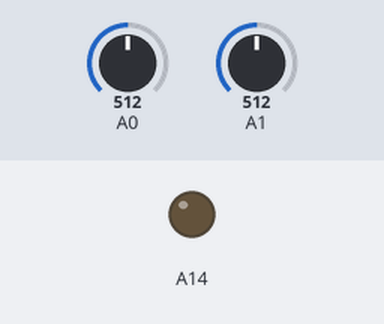
Bench run of a sketch on a simulated Arduino Mega 2560, built with avr-gcc and run on an emulated ATmega2560. Shown: output pins drawn as LEDs (lit = HIGH). The inputs (shaded band) are chosen by the test bench; at power-on: A1 = 512, A0 = 512.

Above: at 1.2 s.
1.3 s: A1 set to 22
At 1.66 s:
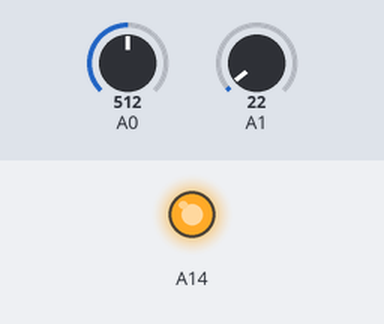
Timing chart, 0 to 35.9 s (numbered marks = the images above; inputs shaded):
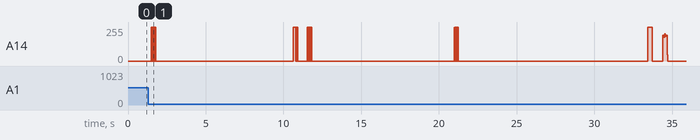

The sketch:

__CV_ModuloFM_switchHit8.ino
```cpp
unsigned long mod;
unsigned long freq;
int analog0;
int analog1;
unsigned long debounce = millis();
byte switchHit;
byte switchSeq[32] = {0, 1, 2, 3, 0, 1, 5, 4,
                      0, 6, 1, 5, 0, 1, 8, 7,
                      0, 9, 9, 10,0, 11, 5, 4,
                      0, 6, 12, 5, 0, 12, 8, 13};

void setup(){}

void loop(){
  analog0 = analogRead(A0);
  analog1 = analogRead(A1);

  if(analog0 > 500 && millis() > debounce + 300){
    switchHit = (switchHit + 1) % 32;
    debounce = millis();}

  switch(switchSeq[switchHit]){
  //switch(13){
  case 0:
    freq = analog1/16;
    mod = analog0/16;
    analogWrite(A14, (((micros()%mod)^4)%freq));
    break;
  case 1:
    freq = analog1/64;
    mod = analog0*16;
    analogWrite(A14, ((micros()+mod)%freq^20));
    break;
  case 2:
    freq = analog1^16;
    mod = analog0^8;
    delayMicroseconds(mod);
    analogWrite(A14, (micros()%freq)%64);
    break;
  case 3:
    freq = analog1/8;
    mod = analog0/4;
    delayMicroseconds(mod);
    analogWrite(A14, (micros()%freq)/2);
    break;
  case 4:
    freq = analog1/32;
    mod = analog0/16;
    analogWrite(A14, ((micros()+mod)%freq));
    break;
  case 5:
    for(int redic = 0; redic < 16; redic++){
    for(int freq = 0; freq < analog0/16; freq++){
    for(int i = 0; i < redic * analog0/128; i++){
      delayMicroseconds(freq/(redic^4));
      analogWrite(A14,i/2);}}}
      break;
   case 6:
      for(int redic = 2; redic < 8; redic++){
      for(int freq = 8; freq < analog1/16; freq++){
      for(int i = 8; i < redic * analog1/32; i++){
      delayMicroseconds(freq/(redic*2));
      analogWrite(A14,i/2);}}}
      break;
   case 7:
      for(int redic = 0; redic < 4; redic++){
      for(int freq = 0; freq < analog0/18; freq++){
      for(int i = 0; i < redic * analog1/4; i++){
      delayMicroseconds(freq/(redic^8));
      analogWrite(A14,i/6);}}}
      break;
    case 8:
      for(int redic = 0; redic < 32; redic++){
      for(int freq = 0; freq < analog0/64; freq++){
      for(int i = 0; i < redic * analog1/16; i++){
      delayMicroseconds(freq*4/(redic^6));
      analogWrite(A14,i-256);}}}
      break;
    case 9:
      freq = analog0/32;
      mod = analog1/8;
      analogWrite(A14, ((micros()%mod)%freq)+100);
      break;
    case 10:
      freq = analog0/24;
      mod = analog1*128;
      analogWrite(A14, ((micros()+mod)%freq));
      break;
    case 11:
      freq = analog0^1024;
      mod = analog1^3;
      delayMicroseconds(mod);
      analogWrite(A14, (micros()%freq)/16);
      break;
    case 12:
      freq = analog0*2;
      mod = analog1*2;
      delayMicroseconds(mod^freq);
      analogWrite(A14, (micros()%freq*2)>>2);
      break;
    case 13:
      freq = analog0/32;
      mod = analog1*16;
      analogWrite(A14, ((micros()+mod)%freq));
      break;


  }
}
```
